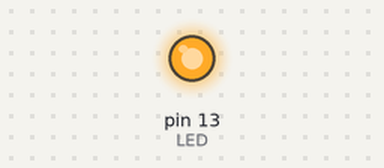
The sketch below on a simulated Arduino Uno, built with avr-gcc and run on an emulated ATmega328P. Shown: output pins drawn as LEDs (lit = HIGH). No radio packets arrive unless stated.

Above: at 1.0 s.
At 3.1 s:
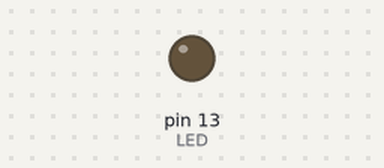
Timing chart, 0 to 5.4 s (numbered marks = the images above):
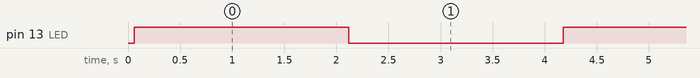

The sketch:

Tx.ino
```cpp
//simple Tx on pin D12
// Manash
#define LED 13
#define TX_PIN 12
#include <VirtualWire.h>

char *controller;

void setup() {
  pinMode(LED, OUTPUT);

  vw_set_ptt_inverted(true);
  vw_set_tx_pin(TX_PIN);

  vw_setup(4000);// speed of data transfer Kbps
}

void loop(){
  controller= "1";
  vw_send((uint8_t *)controller, strlen(controller));
  vw_wait_tx(); // Wait until the whole message is gone

  digitalWrite(13,1);
  delay(2000);
  controller="0";

  vw_send((uint8_t *)controller, strlen(controller));
  vw_wait_tx(); // Wait until the whole message is gone

  digitalWrite(LED, LOW);
  delay(2000);
}
```

Measured:
- by itself, pin 13 (LED): alternates HIGH for 2.1 s and LOW for 2.1 s
